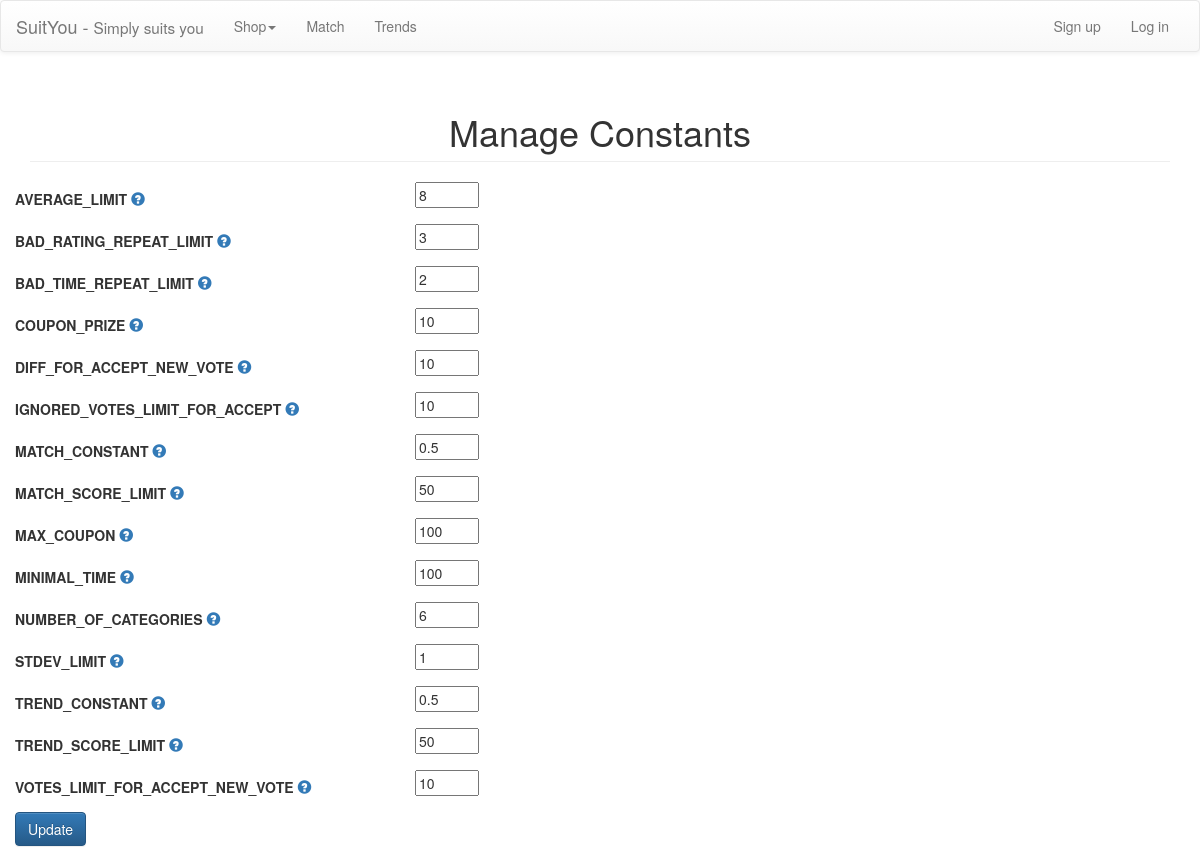
The page /constants.php on the database its author committed.
### tables this page shows
CREATE TABLE IF NOT EXISTS `constants` (
  `name` varchar(255) NOT NULL,
  `description` text NOT NULL,
  `value` float NOT NULL,
  UNIQUE KEY `name` (`name`)
);

### algorithms.php (called while the page is built, shortened)
<?php
	function getConstantsWithDescription() {
		$result = array();
		$constantQuery = mysql_query("SELECT * FROM constants");
		while ($row = mysql_fetch_array($constantQuery)) {
			$result[$row['name']] = array("value" => $row['value'], "description" => $row['description']);
		}
		return $result;
	}
?>

### constants.php (the view, shortened to what this page needs)
<?php
include("header.php");
include("algorithms.php");
$constantsArray = getConstantsWithDescription();
?>
<div class="container">
	<div class="row">
		<div class="col-lg-12">
			<h1 class="page-header" align="center">
				Manage Constants
			</h1>
		</div>
	</div>
		<form id="update_constants" class="form-horizontal" action="constants_update.php" method="post" role="form"/>
			<?php
			 	foreach($constantsArray as $constName=>$constData) {
			?>
			   <div class="row">
					<div class="form-group">
						<div class="col-md-4">
	                    	<label class="control-label" for="<?php echo $constName; ?>"><?php echo $constName; ?>
								<a tabindex="0" role="button" data-toggle="popover" data-trigger = "focus"
								title="Description" data-content= "<?php echo $constData['description']; ?>">
								<span class = "glyphicon glyphicon-question-sign"></span></a>
							</label>
						</div>
						<div class="col-md-8">
	                    	<input type="text" size="5" name="<?php echo $constName; ?>" id="name" value="<?php echo $constData['value']; ?>" />
						</div>
					</div>
				</div>
	 <?php } ?>
	  <div class="row">
		 <div class="col-md-12" style="padding: 0">
	 		 <input class="btn btn-primary" type="submit" value="Update" name="submit"/>
		 </div>
	  </div>
	</div>

### header.php (shortened to what this page needs)
<html>
<head>
  <link rel="stylesheet" type="text/css" href="style/style.css?4" />
  <link rel="stylesheet" href="https://maxcdn.bootstrapcdn.com/bootstrap/3.3.4/css/bootstrap.min.css">
  <link rel="stylesheet" href="https://maxcdn.bootstrapcdn.com/bootstrap/3.3.4/css/bootstrap-theme.min.css">
</head>
<body>
<nav class="navbar navbar-default">
  <div class="container-fluid">
    <div class="navbar-header">
      <a class="navbar-brand" href="index.php">SuitYou - <small>Simply suits you</small></a>
    </div>
    <div class="collapse navbar-collapse" id="bs-example-navbar-collapse-1">
      <ul class="nav navbar-nav navbar-left">
        <li class="dropdown">
          <a href="#" class="dropdown-toggle" data-toggle="dropdown" role="button" aria-expanded="false">Shop<span class="caret"></span></a>
        </li>
        <li><a href="matching.php">Match</a></li>
        <li><a href="trends.php">Trends</a></li>
      </ul>
      <ul class="nav navbar-nav navbar-right">
     <?php if(isset($_SESSION['user_id'],$_SESSION['email']))
        {
     ?>
          <p class="navbar-text">Hello <?php echo $_SESSION['email']?></p>
          <li><a href="cart.php">Shopping Cart</a></li>
          <li><a href="profile.php">Profile</a></li>
          <li><a href="connexion.php">Logout</a></li>
     <?php if (isset($_SESSION['is_designer']) && !empty($_SESSION['is_designer']))
          {
     ?>
          <li><a href="manage_items.php">Manage Items</a></li>
    <?php }
	 	if (isset($_SESSION['is_admin']) && !empty($_SESSION['is_admin']))
         {
    ?>
         <li><a href="manage.php">Manage Site</a></li>
   <?php }
        }  else  {
     ?>
          <li><a href="sign_up.php">Sign up</a></li>
          <li><a href="connexion.php">Log in</a></li>
  <?php } ?>
      </ul>
    </div>
  </div>
</nav>

### rows shown on the page
constants: constName "AVERAGE_LIMIT", AVERAGE_LIMIT "8"
constants: constName "BAD_RATING_REPEAT_LIMIT", BAD_RATING_REPEAT_LIMIT "3"
constants: constName "BAD_TIME_REPEAT_LIMIT", BAD_TIME_REPEAT_LIMIT "2"
constants: constName "COUPON_PRIZE", COUPON_PRIZE "10"
constants: constName "DIFF_FOR_ACCEPT_NEW_VOTE", DIFF_FOR_ACCEPT_NEW_VOTE "10"
constants: constName "IGNORED_VOTES_LIMIT_FOR_ACCEPT", IGNORED_VOTES_LIMIT_FOR_ACCEPT "10"
constants: constName "MATCH_CONSTANT", MATCH_CONSTANT "0.5"
constants: constName "MATCH_SCORE_LIMIT", MATCH_SCORE_LIMIT "50"
constants: constName "MAX_COUPON", MAX_COUPON "100"
constants: constName "MINIMAL_TIME", MINIMAL_TIME "100"
constants: constName "NUMBER_OF_CATEGORIES", NUMBER_OF_CATEGORIES "6"
constants: constName "STDEV_LIMIT", STDEV_LIMIT "1"
constants: constName "TREND_CONSTANT", TREND_CONSTANT "0.5"
constants: constName "TREND_SCORE_LIMIT", TREND_SCORE_LIMIT "50"
constants: constName "VOTES_LIMIT_FOR_ACCEPT_NEW_VOTE", VOTES_LIMIT_FOR_ACCEPT_NEW_VOTE "10"
